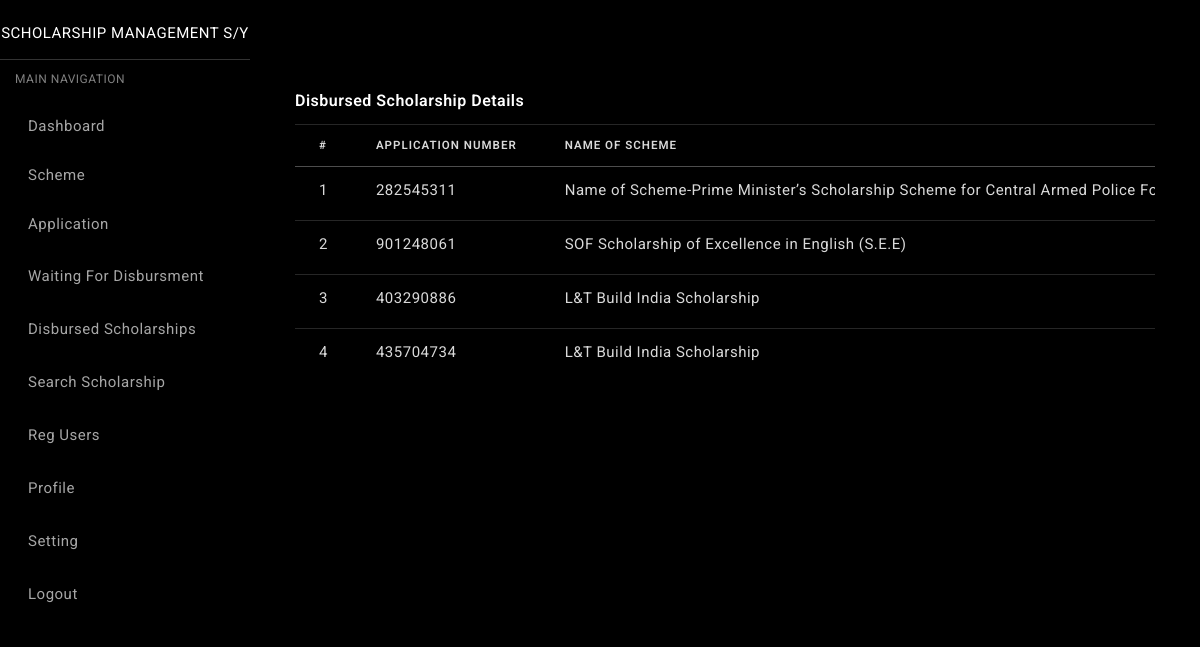
Page /admin/disbursed-scholarship.php (signed in) on the committed database.
### tables this page shows
CREATE TABLE `tblapply` (
  `ID` int(10) NOT NULL,
  `SchemeId` int(10) DEFAULT NULL,
  `ApplicationNumber` int(10) DEFAULT NULL,
  `UserID` int(10) DEFAULT NULL,
  `DateofBirth` date DEFAULT NULL,
  `Gender` varchar(50) DEFAULT NULL,
  `Category` varchar(30) DEFAULT NULL,
  `Religion` varchar(100) DEFAULT NULL,
  `Address` mediumtext DEFAULT NULL,
  `AadharNumber` varchar(200) DEFAULT NULL,
  `ProfilePic` varchar(250) DEFAULT NULL,
  `DocReq` varchar(250) DEFAULT NULL,
  `ApplyDate` timestamp NULL DEFAULT current_timestamp(),
  `Remark` mediumtext DEFAULT NULL,
  `Status` varchar(250) DEFAULT NULL,
  `UpdationDate` timestamp NULL DEFAULT current_timestamp(),
  `DisbursedAmount` decimal(10,0) DEFAULT NULL,
  `SanctionedDate` timestamp NULL DEFAULT NULL ON UPDATE current_timestamp()
);

CREATE TABLE `tblscheme` (
  `ID` int(5) NOT NULL,
  `SchemeName` varchar(250) DEFAULT NULL,
  `SchemeType` varchar(250) DEFAULT NULL,
  `SchemeGrade` varchar(250) DEFAULT NULL,
  `Yearofscholarship` varchar(250) DEFAULT NULL,
  `Category` varchar(250) DEFAULT NULL,
  `Criteria` varchar(250) DEFAULT NULL,
  `DocomentRequired` mediumtext DEFAULT NULL,
  `LastDate` date DEFAULT NULL,
  `ScholarDesc` mediumtext DEFAULT NULL,
  `ScholarAmount` decimal(10,0) DEFAULT NULL,
  `PublishedDate` timestamp NULL DEFAULT current_timestamp()
);

### admin/disbursed-scholarship.php (the view, shortened to what this page needs)
<?php
include('includes/dbconnection.php');
if (strlen($_SESSION['aid']==0)) {
  header('location:logout.php');
  } else{
  ?>
<!DOCTYPE html>
<html lang="en">
<head>
  <link href="../assets/css/bootstrap.min.css" rel="stylesheet"/>
  <link href="../assets/css/sidebar-menu.css" rel="stylesheet"/>
  <link href="../assets/css/app-style.css" rel="stylesheet"/>
</head>
<body class="bg-theme bg-theme1">
 <div id="wrapper">
    <?php include_once('includes/sidebar.php');?>
  <div class="content-wrapper">
    <div class="container-fluid">
      <div class="row">
        <div class="col-lg-12">
          <div class="card">
            <div class="card-body">
              <h5 class="card-title">Disbursed Scholarship Details</h5>
              <div class="table-responsive">
                <table class="table">
                  <thead>
                    <tr>
                      <th scope="col">#</th>
                      <th scope="col">Application Number</th>
                      <th scope="col">Name of Scheme</th>
                    </tr>
                  </thead>
                  <tbody>
                    <?php
$sql="SELECT tbluser.ID as uid,tbluser.FullName,tbluser.MobileNumber,tbluser.Email,tblscheme.ID as sid,tblscheme.SchemeName,tblapply.ID as appid,tblapply.ApplicationNumber,tblapply.ApplyDate,tblapply.Status,tblapply.Status from tblapply join tbluser on tblapply.UserID=tbluser.ID join tblscheme on tblapply.SchemeId=tblscheme.ID where tblapply.Status='Disbursed'";
$query = $dbh -> prepare($sql);
$query->execute();
$results=$query->fetchAll(PDO::FETCH_OBJ);
$cnt=1;
if($query->rowCount() > 0)
{
foreach($results as $row)
{               ?>
                    <tr>
                                                <td><?php echo htmlentities($cnt);?></td>
                                                <td><?php  echo htmlentities($row->ApplicationNumber);?></td>
                                                <td><?php  echo htmlentities($row->SchemeName);?></td>
                                            </tr>
                                    <?php $cnt=$cnt+1;}} ?>
                  </tbody>
                </table>
              </div>
            </div>
          </div>
        </div>
      </div>
    </div>
    </div>
  </div>
</body>
</html>
<?php }  ?>

### assets/css/app-style.css (style rules this page uses)
html { font-family: 'Roboto', sans-serif; -webkit-text-size-adjust: 100%; -ms-text-size-adjust: 100%; -ms-overflow-style: scrollbar; -webkit-tap-highlight-color: transparent }
html { height: 100%; }
body { background-color: #000; font-family: 'Roboto', sans-serif; font-size: 15px; color: rgba(255,255,255,.85); letter-spacing: 0.5px; }
::placeholder { color: #fff !important; font-size: 13px; opacity: .5 !important; }
.h1, .h2, .h3, .h4, .h5, .h6, h1, h2, h3, h4, h5, h6 { color: #ffffff; }
.h5, h5 { font-size: 18px; line-height: 22px; }
.row { margin-right: -12.5px; margin-left: -12.5px; }
.col, .col-1, .col-10, .col-11, .col-12, .col-2, .col-3, .col-4, .col-5, .col-6, .col-7, .col-8, .col-9, .col-auto, .col-lg, .col-lg-1, .col-lg-10, .col-lg-11, .col-lg-12, .col-lg-2, .col-lg-3, .col-lg-4, .col-lg-5, .col-lg-6, .col-lg-7, .col-lg-8, .col-lg-9, .col-lg-auto, .col-md, .col-md-1, .col-md-10, .col-md-11, .col-md-12, .col-md-2, .col-md-3, .col-md-4, .col-md-5, .col-md-6, .col-md-7, .col-md-8, .col-md-9, .col-md-auto, .col-sm, .col-sm-1, .col-sm-10, .col-sm-11, .col-sm-12, .col-sm-2, .col-sm-3, .col-sm-4, .col-sm-5, .col-sm-6, .col-sm-7, .col-sm-8, .col-sm-9, .col-sm-auto, .col-xl, .col-xl-1, .col-xl-10, .col-xl-11, .col-xl-12, .col-xl-2, .col-xl-3, .col-xl-4, .col-xl-5, .col-xl-6, .col-xl-7, .col-xl-8, .col-xl-9, .col-xl-auto { padding-right: 12.5px; padding-left: 12.5px; }
#wrapper { width:100%; position: relative; }
.content-wrapper { margin-left: 250px; padding-top: 70px; padding-left: 10px; padding-right: 10px; padding-bottom: 70px; overflow-x: hidden; -webkit-transition: all 0.3s ease; -moz-transition: all 0.3s ease; -o-transition: all 0.3s ease; transition: all 0.3s ease; }
.bg-theme { background-size: 100% 100%; background-attachment: fixed; background-position: center; background-repeat: no-repeat; transition: background .3s; }
body.bg-theme1 { background-image: url(https://wallpapercave.com/wp/wp3013524.jpg); }
.card { margin-bottom: 25px; box-shadow: 0 2px 10px rgba(0, 0, 0, 0.1); border: none; background-color: rgba(0,0,0,.2); }
.card-title { margin-bottom: .75rem; font-weight: 600; font-size: 16px; color:#ffffff; }
.card .table { margin-bottom:0px; }
.card .table td, .card .table th { padding-right: 1.5rem; padding-left: 1.5rem; }
.table { width: 100%; margin-bottom: 1rem; color: rgba(255,255,255,.85); }
.table thead th { font-size: .72rem; padding-top: .75rem; padding-bottom: .75rem; letter-spacing: 1px; text-transform: uppercase; border-bottom: 1px solid rgba(255, 255, 255, 0.3) }
.table td, .table th { text-align: justify; border-top: 1px solid rgba(255, 255, 255, 0.15); }
.table th { font-weight: 600; }
.table-responsive { white-space:nowrap; }

### rows in the picture
tblapply: ApplicationNumber "282545311", SchemeId.SchemeName "Name of Scheme-Prime Minister’s Scholarship Scheme for Central Armed Police…"
tblapply: ApplicationNumber "901248061", SchemeId.SchemeName "SOF Scholarship of Excellence in English (S.E.E)"
tblapply: ApplicationNumber "403290886", SchemeId.SchemeName "L&T Build India Scholarship"
tblapply: ApplicationNumber "435704734", SchemeId.SchemeName "L&T Build India Scholarship"
